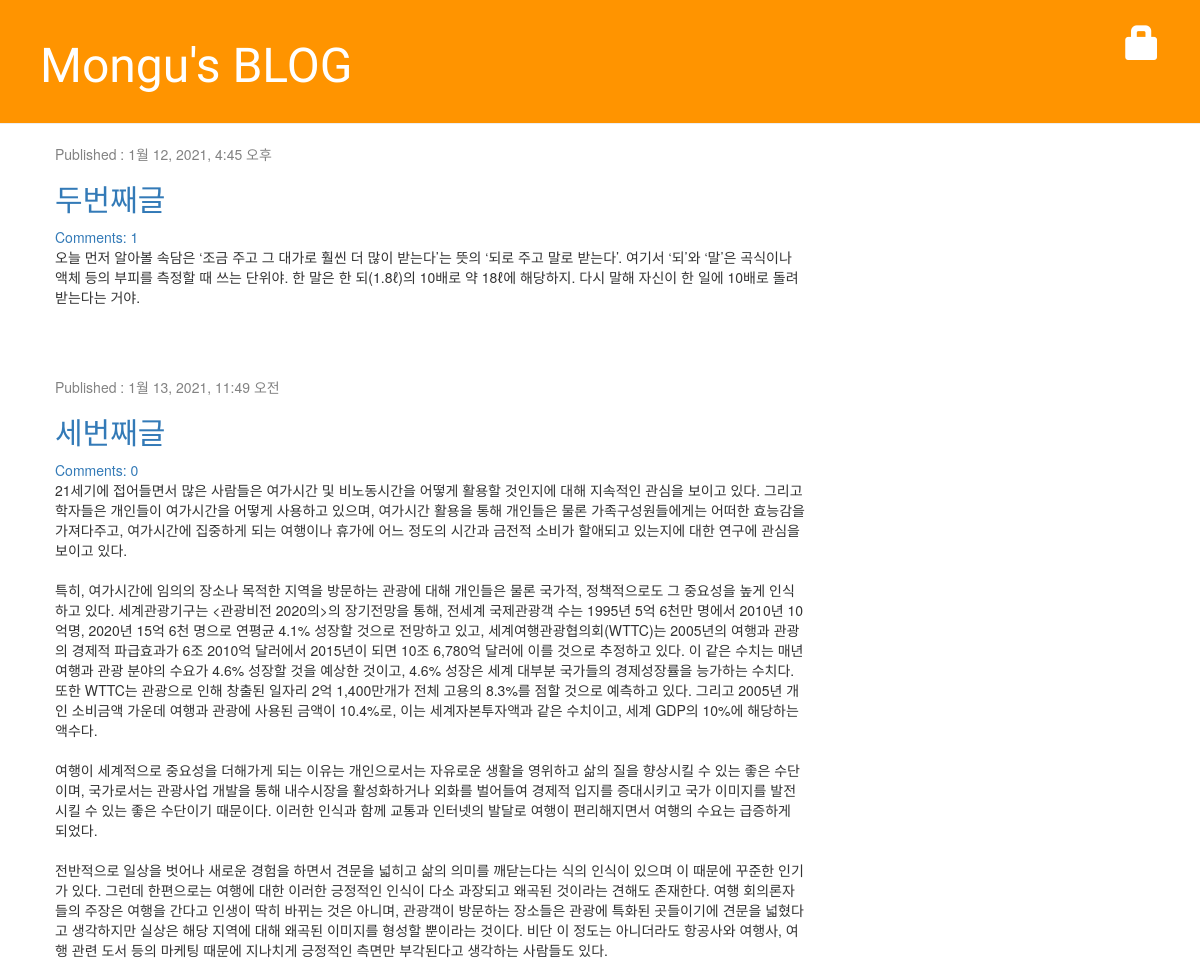
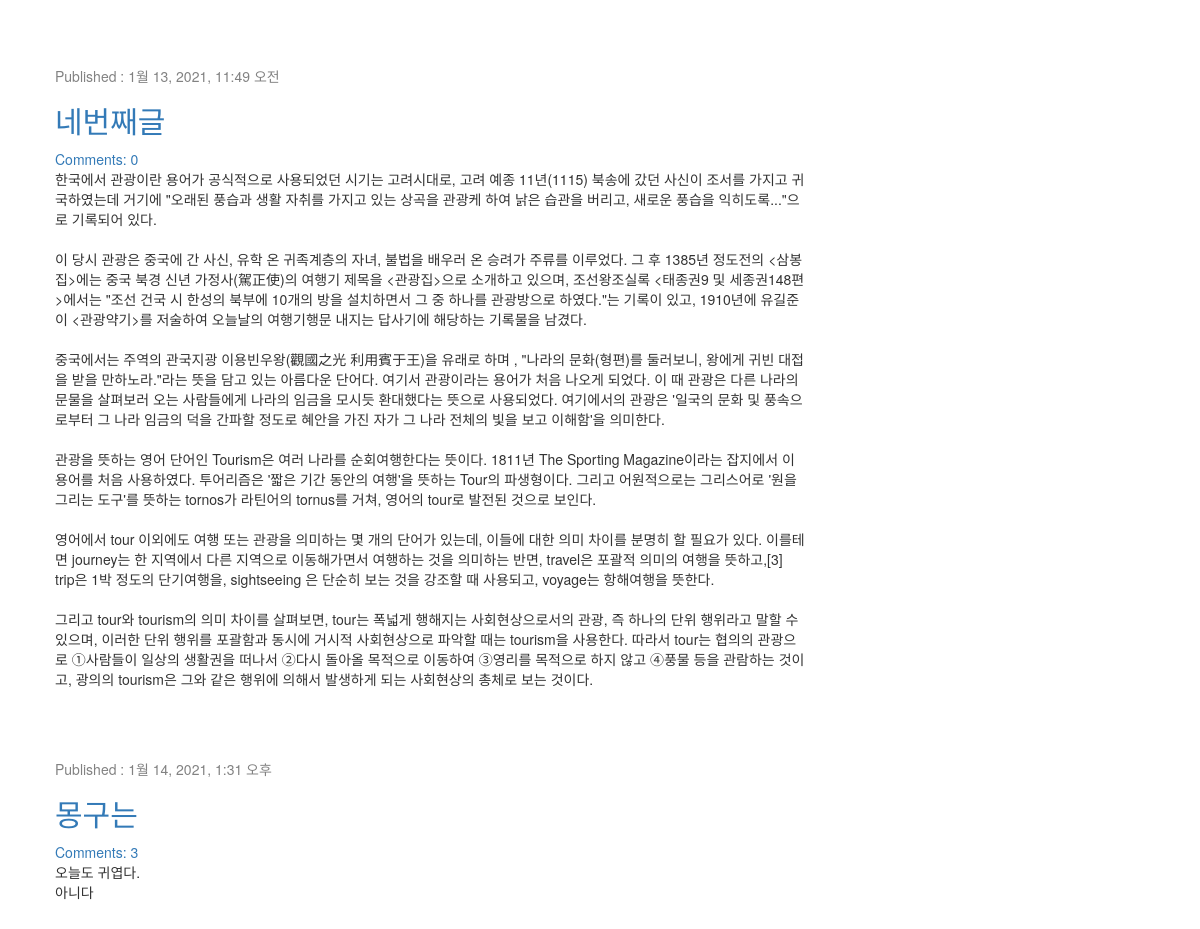
The page / on the database its author committed (2 pictures, top to bottom).
### blog/models.py (models this page shows, shortened)
class Post(models.Model):
    author = models.ForeignKey('auth.User', on_delete=models.CASCADE)
    title = models.CharField(max_length=200, validators=[min_length_3_validator])
    text = models.TextField()
    created_date = models.DateTimeField(default=timezone.now)
    published_date = models.DateTimeField(blank=True, null=True)
    def approved_comments(self):
        return self.comments.filter(approved_comment=True)

### blog/views.py (the view)
# urls.py: path('', views.post_list, name='post_list'),
def post_list(request):
    posts = Post.objects.filter(published_date__lte=timezone.now()).order_by('published_date')
    return render(request, 'blog/post_list.html', {'posts':posts})

### blog/templates/blog/post_list.html
{% extends 'blog/base.html' %}
{% block content %}
    {% for post in posts %}
        <div class="post">
            <div class="date">
                <p>Published : {{post.published_date}}</p>
            </div>
            <h2><a href="{% url 'post_detail' pk=post.pk %}">{{post.title}}</a></h2>
            <a href="{% url 'post_detail' pk=post.pk %}">Comments: {{ post.approved_comments.count }}</a>
            <p>{{post.text|linebreaksbr}}</p>
        </div>
    {% endfor %}
{% endblock %}}

### blog/static/css/blog.css (style rules this page uses)
h1, h2, h3, h4 { font-family: 'Lobster', cursive; }
.date { color: #828282; }
.post { margin-bottom: 70px; }

### rows shown on the page
Post: published_date "1월 12, 2021, 4:45 오후", title "두번째글", approved_comments.count "1", text "오늘 먼저 알아볼 속담은 ‘조금 주고 그 대가로 훨씬 더 많이 받는다’는 뜻의 ‘되로 주고 말로 받는다’. 여기서 ‘되’와 ‘말’은 곡식이나 액체 등의 부피를 측정할 때 쓰는 단위야. 한 말은 한 되(1.8ℓ)의 10배로 약 18ℓ에 해당하지. 다시 말해 자신이 한 일에 10배로 돌려받는다는 거야."
Post: published_date "1월 13, 2021, 11:49 오전", title "세번째글", approved_comments.count "0", text "21세기에 접어들면서 많은 사람들은 여가시간 및 비노동시간을 어떻게 활용할 것인지에 대해 지속적인 관심을 보이고 있다. 그리고 학자들은 개인들이 여가시간을 어떻게 사용하고 있으며, 여가시간 활용을 통해 개인들은 물론 가족구성원들에게는 어떠한 효능감을 가져다주고, 여가시간에 집중하게 되는 여행이나 휴가에 어느 정도의 시간과 금전적 소비가 할애되고 있는지에 대한 연구에 관심을 보이고 있다. 특히, 여가시간에 임의의 장소나 목적한 지역을 방문하는 관광에 대해 개인들은 물론 국가적, 정책적으로도 그 중요성을 높게 인식하고 있다. 세계관광기구는 <관광비전 2020의>의 장기전망을 통해, 전세계 국제관광객 수는 1995년 5억 6천만 명에서 2010년 10억명, 2020년 15억 6천 명으로 연평균 4.1% 성장할 것으로 전망하고 있고, 세계여행관광협의회(WTTC)는 2005년의 여행과 관광의 경제적 파급효과가 6조 2010억 달러에서 2015년이 되면 10조 6,780억 달러에 이를 것으로 추정하고 있다. 이 같은 수치는 매년 여행과 관광 분야의 수요가 4.6% 성장할 것을 예상한 것이고, 4.6% 성장은 세계 대부분 국가들의 경제성장률을 능가하는 수치다. 또한 WTTC는 관광으로 인해 창출된 일자리 2억 1,400만개가 전체 고용의 8.3%를 점할 것으로 예측하고 있다. 그리고 2005년 개인 소비금액 가운데 여행과 관광에 사용된 금액이…"
Post: published_date "1월 13, 2021, 11:49 오전", title "네번째글", approved_comments.count "0", text "한국에서 관광이란 용어가 공식적으로 사용되었던 시기는 고려시대로, 고려 예종 11년(1115) 북송에 갔던 사신이 조서를 가지고 귀국하였는데 거기에 \"오래된 풍습과 생활 자취를 가지고 있는 상곡을 관광케 하여 낡은 습관을 버리고, 새로운 풍습을 익히도록...\"으로 기록되어 있다. 이 당시 관광은 중국에 간 사신, 유학 온 귀족계층의 자녀, 불법을 배우러 온 승려가 주류를 이루었다. 그 후 1385년 정도전의 <삼봉집>에는 중국 북경 신년 가정사(駕正使)의 여행기 제목을 <관광집>으로 소개하고 있으며, 조선왕조실록 <태종권9 및 세종권148편>에서는 \"조선 건국 시 한성의 북부에 10개의 방을 설치하면서 그 중 하나를 관광방으로 하였다.\"는 기록이 있고, 1910년에 유길준이 <관광약기>를 저술하여 오늘날의 여행기행문 내지는 답사기에 해당하는 기록물을 남겼다. 중국에서는 주역의 관국지광 이용빈우왕(觀國之光 利用賓于王)을 유래로 하며 , \"나라의 문화(형편)를 둘러보니, 왕에게 귀빈 대접을 받을 만하노라.\"라는 뜻을 담고 있는 아름다운 단어다. 여기서 관광이라는 용어가 처음 나오게 되었다. 이 때 관광은 다른 나라의 문물을 살펴보러 오는 사람들에게 나라의 임금을 모시듯 환대했다는 뜻으로 사용되었다. 여기에서의 관광은 '일국의 문화 및 풍속으로부터 그 나라 임금의 덕을 간파할 정도로 혜안을 가진 자가 그 나라 전체의 빛을 보고 이해함'을…"
Post: published_date "1월 14, 2021, 1:31 오후", title "몽구는", approved_comments.count "3", text "오늘도 귀엽다. 아니다"
